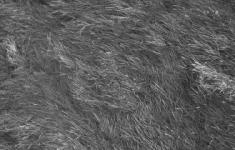
#> input picture data/im_sequences/fwd_drone/fwd_drone_1.jpg, 235 x 150 px
$ python base.py   (older library calls are emulated)
#> lines starting #> are read from the running program, lines starting #| are printed output that depends on the picture
"""
This code is based on the principles outlined in:

J Portilla and E P Simoncelli A Parametric Texture Model based on Joint Statistics of Complex Wavelet Coefficients Int'l
Journal of Computer Vision. October, 2000.

or a more concise background is available:

background information is available: https://www.cns.nyu.edu/~eero/steerpyr/

The code in this file is an adaptation of the code in the following repo:

https://github.com/LabForComputationalVision/matlabPyrTools

Where possible, variable names have been preserved for easy comparison with this toolbox

"""

from __future__ import division

from scipy.interpolate import interp1d
from scipy.misc import factorial
import matplotlib.pyplot as plt
from warnings import warn
import scipy.io as sio
from copy import copy
import numpy as np
import cv2

from torf.definitions_cwssim import DATA as CWSSIM_DATA

LOW_MASK = 1
HI_MASK = 2
BAND1 = 1
BAND2 = 2

LEVEL_1_IDX = 0
LEVEL_2_IDX = 1
LEVEL_3_IDX = 2
LEVEL_4_IDX = 3
LEVEL_5_IDX = 4
LEVEL_6_IDX = 5

class Scy_pyr_builder_base(object):

    def __init__(self,
                    im_h,
                    im_w,
                    levels=5,
                    nbands=2,
                    twidth=1,
                    real_data_dtypes=np.float32,
                    complex_data_dtype=np.csingle,
                    ):

        self.im_h = im_h
        self.im_w = im_w
        self.dims_pyr_top_level = np.array((self.im_h, self.im_w))
        self.twidth = twidth
        self.complex_data_dtype = complex_data_dtype
        self.real_data_dtypes = real_data_dtypes

        self.levels = levels
        self.nbands = nbands
        self.order = self.nbands - 1

        self.lev_h = np.zeros(self.levels + 2, dtype=np.int)
        self.lev_w = np.zeros_like(self.lev_h, dtype=np.int)

        self.lev_h[0] = self.im_h
        self.lev_w[0] = self.im_w

        ###############################################################################
        # Preallocate memory for filter masks

        # recursively calculate the dimensions of each level
        for level in range(self.levels + 1):
            self.lev_h[level + 1] = np.int(np.ceil(self.lev_h[level] / 2.0))
            self.lev_w[level + 1] = np.int(np.ceil(self.lev_w[level] / 2.0))

        # print('lev_h', self.lev_h)
        # print('lev_w', self.lev_w)

        self.lostart = np.zeros((self.levels, 2))
        self.loend = np.zeros((self.levels, 2))

        # high_pass_mask - is a list of length "level" with a
        self.high_mask = [None] * self.levels
        self.lo_mask = [None] * self.levels
        self.angle_mask = [[None for i in range(self.nbands)] for j in range(self.levels)]
        # print self.angle_mask
        # print len(self.angle_mask)
        self.lodft = [None] * self.levels
        self.coefficients = [None] * self.nbands

        for level in range(self.levels):
            # print level
            self.high_mask[level] = np.zeros((self.lev_h[level], self.lev_w[level]), dtype=self.real_data_dtypes)

        # lo mask on the first level
        self.lo0mask = np.zeros((self.lev_h[LEVEL_1_IDX], self.lev_w[LEVEL_1_IDX]), dtype=self.real_data_dtypes)

        # lo mask on subsequent levels
        for level in range(self.levels):
            self.lo_mask[level] = np.zeros((self.lev_h[level + 1], self.lev_w[level + 1]),
                                           dtype=self.real_data_dtypes)

        # bandpass filter array
        for level in range(self.levels):
            for band in range(self.nbands):
                self.angle_mask[level][band] = np.zeros((self.lev_h[level], self.lev_w[level]),
                                                        dtype=self.real_data_dtypes)

        # lo dft array
        for level in range(self.levels):
            self.lodft[level] = np.zeros((self.lev_h[level], self.lev_w[level]), dtype=self.complex_data_dtype)
        for band in range(self.nbands):
            self.coefficients[band] = np.zeros((self.lev_h[self.levels], self.lev_w[self.levels]),
                                               dtype=self.real_data_dtypes)

    @property
    def i(self):
        """ returns unary imaginary number """
        return np.complex(0, 1)

    @property
    def lowest_level_dim(self):
        return np.array((self.lev_h[self.levels-1], self.lev_w[self.levels-1]))

    def build_scf(self, im):
        """
        Decompose an image using the preallocated filter masks

        :param im:
        :param export2matlab:
        :return:
        """
        # process the top layer filters
        imdft = np.fft.fftshift(np.fft.fft2(im).astype(self.complex_data_dtype))
        self.lodft[0][:, :] = (imdft * self.lo0mask).astype(self.complex_data_dtype)

        for level in range(self.levels):
            # if in lowest level

            if level == self.levels-1:
                this_band_dft = [None] * self.nbands
                for band in range(self.nbands):
                    this_band_dft[band] = (np.power(self.i, (self.nbands-1))) * self.lodft[level] * self.angle_mask[level][band] * self.high_mask[level]
                    self.coefficients[band] = np.fft.ifft2(np.fft.ifftshift(this_band_dft[band]).astype(self.complex_data_dtype))
                # print '####### Debug pyramid decomposition ########'
                # print level
                # print np.shape(this_band_dft[band])
                # Exit when the lowest level is reached and return these bands
                return self.coefficients

            lo_temp = self.lodft[level][self.lostart[level, 0]:self.loend[level, 0]+1,
                      self.lostart[level, 1]:self.loend[level, 1]+1]
            # [5 lines of commented-out code are left out]
            self.lodft[level+1][:, :] = lo_temp * self.lo_mask[level]

    def plot_lo_masks(self):
        """
        plots the low pass filter masks that are used in polar Fourier space
        :return:
        """

        qty = len(self.lo_mask)
        ax = [None] * qty

        fig, axs = plt.subplots(qty)

        for idx in range(qty):
            ax[idx] = axs[idx].matshow(self.lo_mask[idx])

        plt.show()

    def plot_high_masks(self):
        """
        plots the high pass filter masks that are used in polar Fourier space
        :return:
        """
        qty = len(self.high_mask)
        ax = [None] * qty

        fig, axs = plt.subplots(qty)

        for idx in range(qty):
            ax[idx] = axs[idx].matshow(self.high_mask[idx])

        plt.show()

    def plot_angle_masks_b1(self):
        """
        plots the first orientation of band pass filter masks that are used in polar Fourier space
        :return:
        """
        ax = [None] * self.levels

        fig, axs = plt.subplots(self.levels)

        for idx in range(self.levels):
            ax[idx] = axs[idx].matshow(self.angle_mask[idx][0])

        plt.show()


class Steerable_complex_wavelet_pyramid(Scy_pyr_builder_base):

    def __init__(self,
                        im_h,
                        im_w,
                        levels=5,
                        nbands=2,
                        ):

        super(Steerable_complex_wavelet_pyramid, self).__init__(im_h=im_h, im_w=im_w, levels=levels, nbands=nbands)

        self.generate_radial_transition_function()
        self.preprocess_masks()

    def preprocess_masks(self):
        """
        Preallocates filter masks once at initialisation time to save time for each image decomposition.
        This is a recursive process.
        :return:
        """
        # collect object vals that will be used recursively in this function
        this_log_rad = copy(self.log_rad)
        this_angle = copy(self.angle)

        for level in range(self.levels):

            self.high_mask[level] = self.point_op(this_log_rad, self.Yrcos, self.Xrcos_low[level], self.delta_Xrcos)
            for band in range(self.nbands):
                self.angle_mask[level][band] = self.point_op(this_angle, self.Ycosn,
                                                        self.Xcosn[0] + np.pi * (band) / self.nbands,
                                                        self.Xcosn[1] - self.Xcosn[0])

            this_im_dims = np.array((self.lev_h[level], self.lev_w[level]))

            ctr = np.ceil((this_im_dims + 0.5) / 2.0)
            lodims = np.ceil((this_im_dims - 0.5) / 2.0)
            loctr = np.ceil((lodims + 0.5) / 2.0)
            self.lostart[level, :] = ctr - loctr # + 1 - 1
            self.loend[level, :] = self.lostart[level, :] + lodims - 1

            self.lostart = self.lostart.astype(np.int)
            self.loend = self.loend.astype(np.int)

            low_slice = slice(self.lostart[level, 0], self.loend[level, 0]+1, 1)
            hi_slice = slice(self.lostart[level, 1], self.loend[level, 1]+1, 1)

            this_log_rad = this_log_rad[low_slice, hi_slice]
            this_angle = this_angle[low_slice, hi_slice]
            self.lo_mask[level] = self.point_op(this_log_rad, self.YIrcos, self.Xrcos_low[level], self.delta_Xrcos)

    def point_op(self, data, Y, x, x_delta):
        """
        Performs the "Point operation function" (PointOp) from Simoncelli's toolbox. Note, we don't use the optimised
        C-code because we only perform this once at initialisation time
        :param data: image
        :param Y: look up table
        :param x: origin
        :param x_delta: increment
        :return: image data linearly interpolated to new range
        """
        X = x + x_delta * np.arange(np.shape(Y)[0])
        f = interp1d(X, Y, fill_value="extrapolate")
        return np.reshape(f(data.ravel()), np.shape(data))

    def generate_radial_transition_function(self, lutsize=1024):
        """
        :param lutsize:
        :param plot_filters:
        :return:
        """
        ctr_x = np.int(np.floor((self.im_h) / 2.0))
        ctr_y = np.int(np.floor((self.im_w) / 2.0))
        xramp, yramp = np.meshgrid((np.arange(self.im_w)-ctr_y) / (self.im_w/2.0), (np.arange(self.im_h) - ctr_x) / (self.im_h / 2.0))
        self.angle = np.arctan2(yramp, xramp)
        self.log_rad = np.linalg.norm( np.dstack((xramp, yramp)), axis=2)    # np.linalg.norm((xramp, yramp))
        self.log_rad[ctr_x, ctr_y] = self.log_rad[ctr_x, ctr_y -1]
        self.log_rad = np.log2(self.log_rad)

        # Radial transition function(a raised cosine in log-frequency):
        [self.Xrcos, self.Yrcos] = self.rcosFn(self.twidth, (-self.twidth / 2.0), (0, 1))
        self.delta_Xrcos = self.Xrcos[1] - self.Xrcos[0]

        self.Xrcos_low = np.zeros(self.levels)
        self.Xrcos_hi = np.zeros_like(self.Xrcos_low)

        decrement = np.log2(2)
        self.Xrcos_low[0] = self.Xrcos[0] - decrement
        self.Xrcos_hi[0] = self.Xrcos[1] - decrement
        for idx in range(1, self.levels):
            self.Xrcos_low[idx] = self.Xrcos_low[idx - 1] - decrement
            self.Xrcos_hi[idx] = self.Xrcos_hi[idx - 1] - decrement

        self.Yrcos = np.sqrt(self.Yrcos)
        self.YIrcos = np.abs(np.sqrt(1.0 - np.square(self.Yrcos)))

        self.lo0mask = self.point_op(self.log_rad, self.YIrcos, self.Xrcos[0], self.delta_Xrcos)

        self.Xcosn = np.pi * ( np.arange(-2*lutsize-1, lutsize+2, 1) ) / lutsize        # [-2 * pi:pi]
        self.alfa = ( (np.pi + self.Xcosn) % (2 * np.pi) ) - np.pi
        self.const = (np.power((2*self.order),2)) * ( np.square(factorial(self.order, exact=True)) ) / (self.nbands * factorial(2 * self.order, exact=True))

        self.Ycosn = 2 * np.sqrt(self.const) * ( np.power(np.cos(self.Xcosn), self.order)) * (np.abs(self.alfa) < np.pi / 2)

    def rcosFn(self, width=1, position=1.0, values=np.array((0,1))):
        '''Return a lookup table containing a "raised cosine" soft threshold function
        Y =  VALUES(1) + (VALUES(2)-VALUES(1)) * cos^2( PI/2 * (X - POSITION + WIDTH)/WIDTH )
        this lookup table is suitable for use by `pointOp`
        Arguments
        ---------
        width : `float`
            the width of the region over which the transition occurs
        position : `float`
            the location of the center of the threshold
        values : `tuple`
            2-tuple specifying the values to the left and right of the transition.
        Returns
        -------
        X : `np.array`
            the x values of this raised cosine
        Y : `np.array`
            the y values of this raised cosine
        '''
        sz = 256  # arbitrary!
        X = np.pi * np.arange(-sz - 1, 2) / (2 * sz)
        Y = values[0] + (values[1] - values[0]) * np.cos(X) ** 2
        # make sure end values are repeated, for extrapolation...
        Y[0] = Y[1]
        Y[sz + 2] = Y[sz + 1]
        X = position + (2 * width / np.pi) * (X + np.pi / 4)
        return X, Y


def speed_test(repeats=1000):

    from time import time
    from definitions_cwssim import IM_SEQUENCES
    from os import path

    p_build = Steerable_complex_wavelet_pyramid(im_h=150, im_w=235)
    im = cv2.imread(path.join(IM_SEQUENCES, 'fwd_drone', 'fwd_drone_1.jpg'), 0)
#> im is the input picture: shape (150, 235); min 30, max 199, mean 92.5

    t_start = time()
    print ('performing speed test with {} repeats'.format(repeats))
    for idx in range(repeats):
        coefficients = p_build.build_scf(im)
    t_end = time()
    t_mean = (t_end - t_start) / repeats
    print ('mean processing time was {}s'.format(t_mean))


def plot_masks(im_h=150, im_w=235):
    """
    Plots the preallocated masks of the steerable pyramid
    :param im_h:
    :param im_w:
    :return:
    """

    py = Steerable_complex_wavelet_pyramid(im_h=im_h, im_w=im_w)

    py.plot_lo_masks()
#> in plot_lo_masks, `plt.show()`:
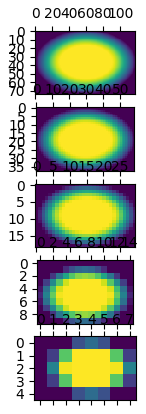
#> figure drawn by matplotlib, 5 panels
    py.plot_high_masks()
#> in plot_high_masks, `plt.show()`:
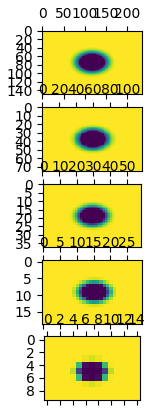
#> figure drawn by matplotlib, 5 panels
    py.plot_angle_masks_b1()
#> in plot_angle_masks_b1, `plt.show()`:
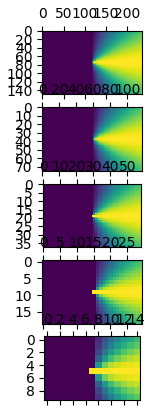
#> figure drawn by matplotlib, 5 panels


if __name__ == '__main__':

    # run some diagnostic tests
    speed_test()
    plot_masks(im_h=150, im_w=235)
